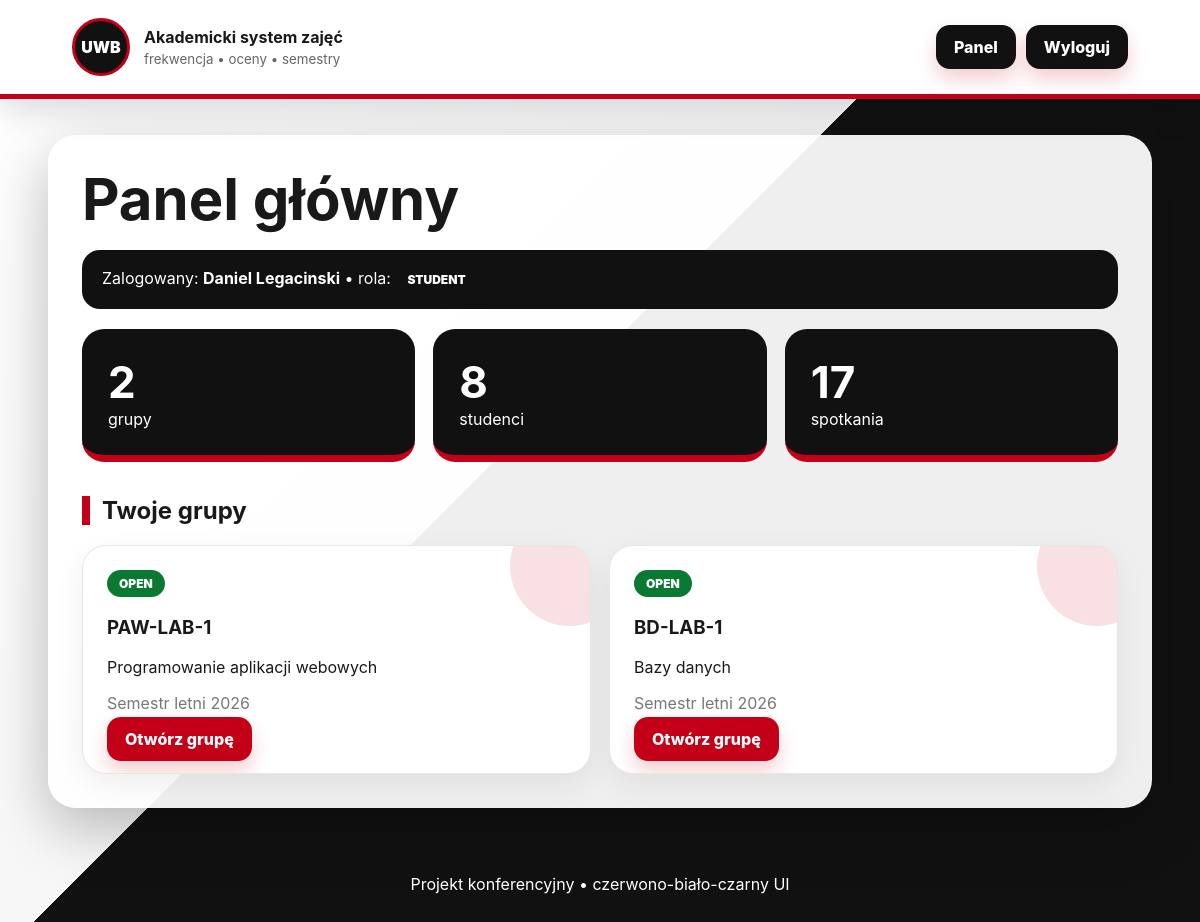
The app's page /dashboard (signed in) with its own data.
### tables this page shows
CREATE TABLE users (
        id INTEGER PRIMARY KEY AUTOINCREMENT,
        name TEXT NOT NULL,
        email TEXT UNIQUE NOT NULL,
        password_hash TEXT NOT NULL,
        role TEXT NOT NULL CHECK(role IN ('ADMINISTRATOR','PROWADZACY','STUDENT'))
    );

CREATE TABLE groups (
        id INTEGER PRIMARY KEY AUTOINCREMENT,
        name TEXT NOT NULL,
        course_id INTEGER NOT NULL,
        semester_id INTEGER NOT NULL,
        FOREIGN KEY(course_id) REFERENCES courses(id),
        FOREIGN KEY(semester_id) REFERENCES semesters(id)
    );

CREATE TABLE semesters (
        id INTEGER PRIMARY KEY AUTOINCREMENT,
        name TEXT NOT NULL,
        status TEXT NOT NULL CHECK(status IN ('OPEN','CLOSED'))
    );

CREATE TABLE courses (
        id INTEGER PRIMARY KEY AUTOINCREMENT,
        name TEXT NOT NULL,
        code TEXT NOT NULL
    );

### app.py (the view)
@app.route('/dashboard')
@login_required
def dashboard():
    u=current_user(); con=db(); groups=allowed_groups(con,u)
    stats={'groups':len(groups), 'students':con.execute("SELECT COUNT(*) c FROM users WHERE role='STUDENT'").fetchone()['c'], 'meetings':con.execute('SELECT COUNT(*) c FROM meetings').fetchone()['c']}
    con.close(); return render_template('dashboard.html', groups=groups, stats=stats)

### app.py (called while the page is built)
def db():
    con = sqlite3.connect(DB_PATH)
    con.row_factory = sqlite3.Row
    return con

def current_user():
    if 'user_id' not in session: return None
    con = db(); u = con.execute('SELECT * FROM users WHERE id=?', (session['user_id'],)).fetchone(); con.close(); return u

@app.context_processor
def inject(): return {'me': current_user()}

def login_required(fn):
    @wraps(fn)
    def wrapper(*a, **kw):
        if not current_user(): return redirect(url_for('login'))
        return fn(*a, **kw)
    return wrapper

def allowed_groups(con, user):
    if user['role']=='ADMINISTRATOR':
        return con.execute('SELECT g.*, c.name course, s.name semester, s.status FROM groups g JOIN courses c ON c.id=g.course_id JOIN semesters s ON s.id=g.semester_id ORDER BY g.id').fetchall()
    if user['role']=='PROWADZACY':
        return con.execute('SELECT g.*, c.name course, s.name semester, s.status FROM groups g JOIN teacher_groups tg ON tg.group_id=g.id JOIN courses c ON c.id=g.course_id JOIN semesters s ON s.id=g.semester_id WHERE tg.teacher_id=?', (user['id'],)).fetchall()
    return con.execute('SELECT g.*, c.name course, s.name semester, s.status FROM groups g JOIN enrollments e ON e.group_id=g.id JOIN courses c ON c.id=g.course_id JOIN semesters s ON s.id=g.semester_id WHERE e.student_id=?', (user['id'],)).fetchall()

### templates/dashboard.html
{% extends 'base.html' %}{% block content %}<h1>Panel główny</h1><div class="profile">Zalogowany: <b>{{me.name}}</b> • rola: <span class="badge">{{me.role}}</span></div><div class="stats"><div><b>{{stats.groups}}</b><span>grupy</span></div><div><b>{{stats.students}}</b><span>studenci</span></div><div><b>{{stats.meetings}}</b><span>spotkania</span></div></div><h2>Twoje grupy</h2><div class="grid">{% for g in groups %}<article class="card group-card"><div class="status {{g.status}}">{{g.status}}</div><h3>{{g.name}}</h3><p>{{g.course}}</p><p class="muted">{{g.semester}}</p><a class="button" href="{{url_for('group_detail',group_id=g.id)}}">Otwórz grupę</a>{% if me.role=='ADMINISTRATOR' and g.status=='OPEN' %}<form method="post" action="{{url_for('close_semester',semester_id=g.semester_id)}}"><button class="secondary">Zamknij semestr</button></form>{% endif %}</article>{% endfor %}</div>{% endblock %}

### static/css/style.css (style rules this page uses)
:root { --red:#c40018;--dark:#121212;--soft:#f6f6f6;--line:#e6e6e6 }
* { box-sizing:border-box }
body { margin:0;font-family:Inter,Segoe UI,Arial,sans-serif;background:linear-gradient(135deg,#fff 0%,#f7f7f7 45%,#111 45%,#111 100%);min-height:100vh;color:#191919 }
nav a,.button,button { background:var(--red);color:#fff;border:0;border-radius:14px;padding:12px 18px;text-decoration:none;font-weight:800;cursor:pointer;box-shadow:0 10px 20px #c4001833 }
h1 { font-size:clamp(30px,5vw,58px);line-height:1.05;margin:0 0 18px }
h2 { border-left:8px solid var(--red);padding-left:12px;margin-top:34px }
.card { background:#fff;border:1px solid var(--line);border-radius:24px;padding:24px;box-shadow:0 10px 30px #0001 }
.hint,.muted { color:#777 }
.profile { background:#111;color:#fff;border-radius:18px;padding:16px 20px;margin:20px 0 }
.badge,.status { display:inline-block;border-radius:999px;background:#111;color:#fff;padding:6px 12px;font-size:12px;font-weight:900 }
.OPEN { background:#0a7a32 }
.stats { display:grid;grid-template-columns:repeat(3,1fr);gap:18px }
.stats div { background:#111;color:#fff;border-radius:22px;padding:26px;border-bottom:7px solid var(--red) }
.stats b { font-size:44px;display:block }
.grid { display:grid;grid-template-columns:repeat(auto-fit,minmax(250px,1fr));gap:18px }
.group-card { position:relative;overflow:hidden }
.group-card:before { content:"";position:absolute;right:-40px;top:-40px;width:120px;height:120px;background:var(--red);border-radius:50%;opacity:.12 }

### records on screen
users: name "Daniel Legacinski", role "STUDENT"
groups: status "OPEN", name "PAW-LAB-1", course "Programowanie aplikacji webowych", semester "Semestr letni 2026"
groups: status "OPEN", name "BD-LAB-1", course "Bazy danych", semester "Semestr letni 2026"

### other values on screen
{{ stats.groups }} "2"
{{ stats.students }} "8"
{{ stats.meetings }} "17"
